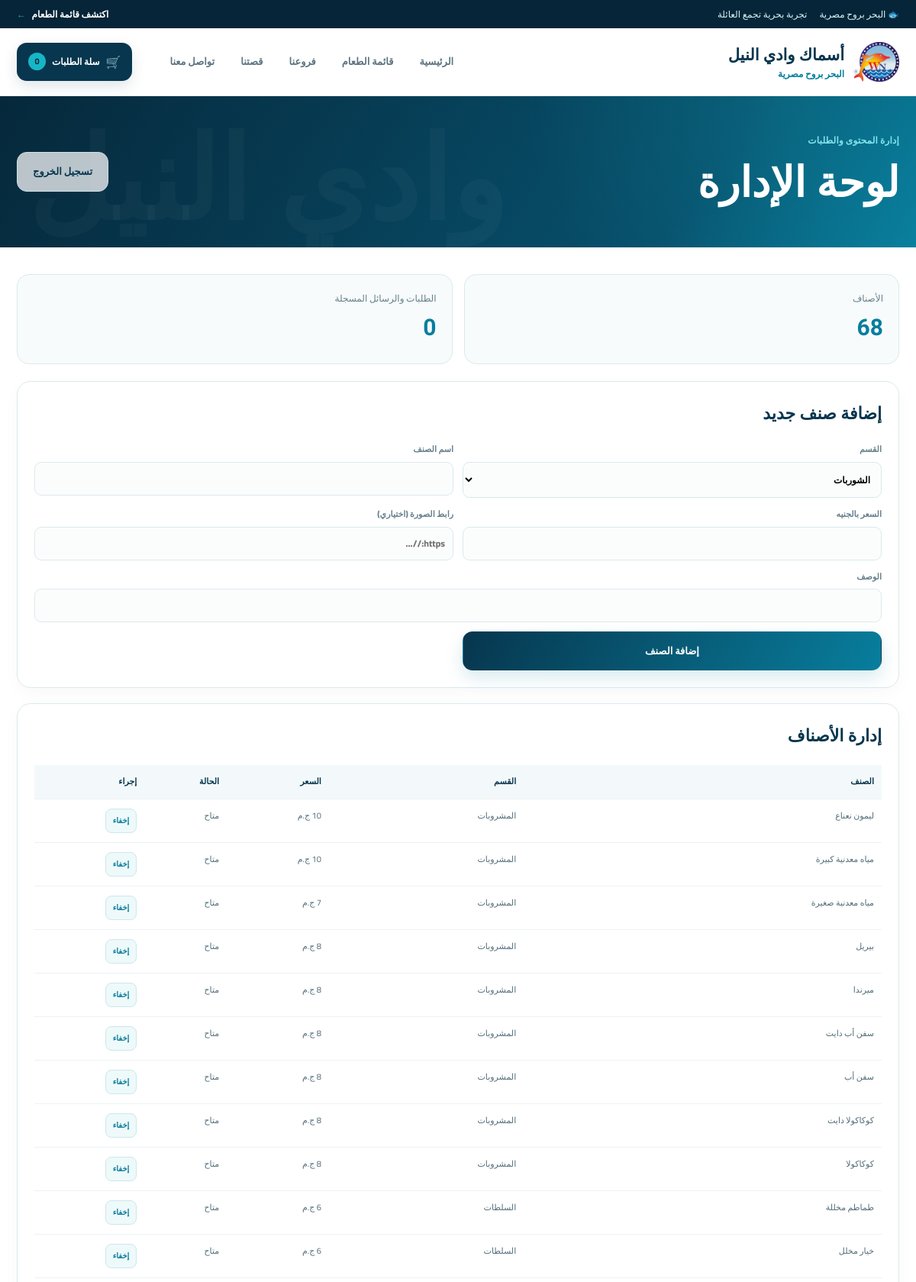
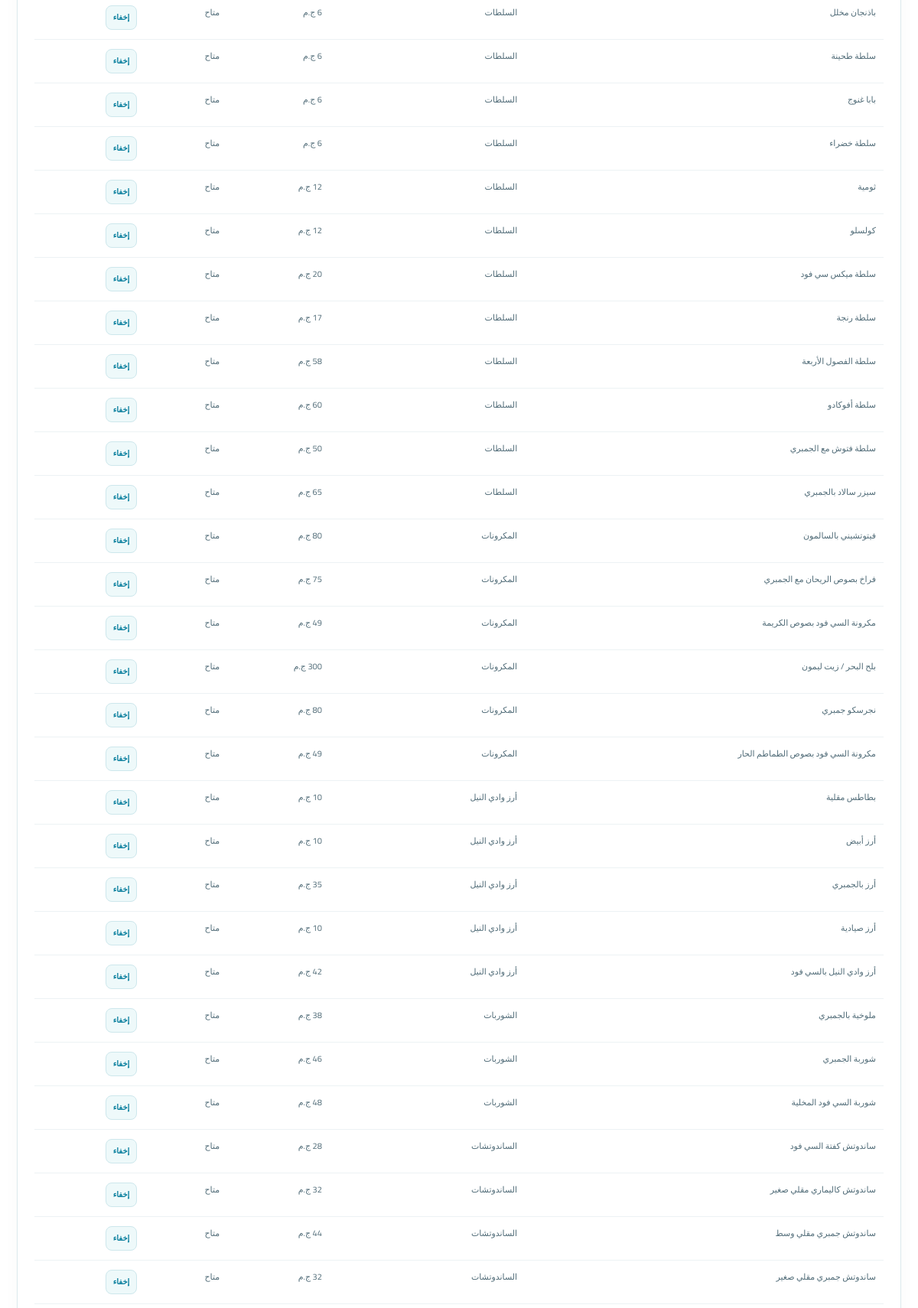
/admin (signed in, upper part), run on the app's committed database (2 pictures, top to bottom).
### tables this page shows
CREATE TABLE menu_items (
                id INTEGER PRIMARY KEY AUTOINCREMENT,
                category TEXT NOT NULL,
                name TEXT NOT NULL,
                description TEXT DEFAULT '',
                price REAL NOT NULL DEFAULT 0,
                image_url TEXT DEFAULT '',
                active INTEGER NOT NULL DEFAULT 1
            );

### app.py (the view)
@app.route('/admin')
@admin_required
def admin_dashboard():
    with db() as c:
        items=c.execute('SELECT * FROM menu_items ORDER BY id DESC').fetchall(); orders=c.execute('SELECT * FROM orders ORDER BY id DESC LIMIT 100').fetchall()
    return render_template('admin.html',items=items,orders=orders)

### app.py (called while the page is built)
def db():
    c=sqlite3.connect(DB_PATH, timeout=20)
    c.row_factory=sqlite3.Row
    return c

def admin_required(fn):
    @wraps(fn)
    def inner(*a,**kw):
        if not session.get('admin_logged_in'): return redirect(url_for('admin_login'))
        return fn(*a,**kw)
    return inner

@app.context_processor
def globals_for_templates():
    return {'categories':CATEGORIES[1:],'branches':BRANCHES,'cart_count':sum(int(v) for v in session.get('cart',{}).values())}

### templates/admin.html (shortened to what this page needs)
{% extends 'base.html' %}{% block content %}<section class="page-hero compact"><div class="container admin-heading"><div><span class="section-kicker light">إدارة المحتوى والطلبات</span><h1>لوحة الإدارة</h1></div><a class="btn btn-glass" href="{{ url_for('admin_logout') }}">تسجيل الخروج</a></div></section><section class="section container admin-content"><div class="admin-stats"><div><small>الأصناف</small><b>{{ items|length }}</b></div><div><small>الطلبات والرسائل المسجلة</small><b>{{ orders|length }}</b></div></div><div class="admin-panel"><h2>إضافة صنف جديد</h2><form class="admin-add-form" action="{{ url_for('admin_add_item') }}" method="post"><label>القسم<select name="category" required>{% for c in categories %}<option>{{ c }}</option>{% endfor %}</select></label><label>اسم الصنف<input name="name" required></label><label>السعر بالجنيه<input name="price" type="number" min="0" step="1" required></label><label>رابط الصورة (اختياري)<input name="image_url" placeholder="https://..."></label><label class="wide-field">الوصف<input name="description"></label><button class="btn btn-primary">إضافة الصنف</button></form></div><div class="admin-panel"><h2>إدارة الأصناف</h2><div class="table-wrap"><table><thead><tr><th>الصنف</th><th>القسم</th><th>السعر</th><th>الحالة</th><th>إجراء</th></tr></thead><tbody>{% for i in items %}<tr><td>{{ i.name }}</td><td>{{ i.category }}</td><td>{{ '%.0f'|format(i.price) }} ج.م</td><td>{{ 'متاح' if i.active else 'مخفي' }}</td><td><form method="post" action="{{ url_for('admin_toggle',item_id=i.id) }}"><button class="mini-button">{{ 'إخفاء' if i.active else 'إظهار' }}</button></form></td></tr>{% endfor %}</tbody></table></div></div></section>{% endblock %}

### templates/base.html (shortened to what this page needs)
<!doctype html><html lang="ar" dir="rtl"><head><link rel="stylesheet" href="{{ url_for('static',filename='css/site.css') }}"></head><body><div class="announcement"><div class="container announcement-inner"><span>🐟 البحر بروح مصرية</span><span>تجربة بحرية تجمع العائلة</span><a href="{{ url_for('menu') }}">اكتشف قائمة الطعام <b>←</b></a></div></div><header class="site-header"><div class="container nav-wrap"><a class="brand" href="{{ url_for('home') }}"><img src="{{ url_for('static',filename='brand-logo.jpg') }}" alt="شعار أسماك وادي النيل"><span><strong>أسماك وادي النيل</strong><small>البحر بروح مصرية</small></span></a><nav class="main-nav"><a class="" href="{{ url_for('home') }}">الرئيسية</a><a class="" href="{{ url_for('menu') }}">قائمة الطعام</a><a href="{{ url_for('branches_page') }}">فروعنا</a><a href="{{ url_for('about') }}">قصتنا</a><a href="{{ url_for('contact') }}">تواصل معنا</a></nav><a class="cart-link" href="{{ url_for('cart') }}"><span class="cart-icon">🛒</span><span>سلة الطلبات</span><b>{{ cart_count }}</b></a></div></header><main>{% block content %}{% endblock %}</main></body></html>

### data on the page
menu_items: name "ليمون نعناع", category "المشروبات", active "متاح", active "إخفاء"
menu_items: name "مياه معدنية كبيرة", category "المشروبات", active "متاح", active "إخفاء"
menu_items: name "مياه معدنية صغيرة", category "المشروبات", price "7", active "متاح", active "إخفاء"
menu_items: name "بيريل", category "المشروبات", price "8", active "متاح", active "إخفاء"
menu_items: name "ميرندا", category "المشروبات", price "8", active "متاح", active "إخفاء"
menu_items: name "سفن أب دايت", category "المشروبات", price "8", active "متاح", active "إخفاء"
menu_items: name "سفن أب", category "المشروبات", price "8", active "متاح", active "إخفاء"
menu_items: name "كوكاكولا دايت", category "المشروبات", price "8", active "متاح", active "إخفاء"
menu_items: name "كوكاكولا", category "المشروبات", price "8", active "متاح", active "إخفاء"
menu_items: name "طماطم مخللة", category "السلطات", price "6", active "متاح", active "إخفاء"
menu_items: name "خيار مخلل", category "السلطات", price "6", active "متاح", active "إخفاء"
menu_items: name "باذنجان مخلل", category "السلطات", price "6", active "متاح", active "إخفاء"
menu_items: name "سلطة طحينة", category "السلطات", price "6", active "متاح", active "إخفاء"
menu_items: name "بابا غنوج", category "السلطات", price "6", active "متاح", active "إخفاء"
menu_items: name "سلطة خضراء", category "السلطات", price "6", active "متاح", active "إخفاء"
menu_items: name "ثومية", category "السلطات", active "متاح", active "إخفاء"
menu_items: name "كولسلو", category "السلطات", active "متاح", active "إخفاء"
menu_items: name "سلطة ميكس سي فود", category "السلطات", active "متاح", active "إخفاء"
menu_items: name "سلطة رنجة", category "السلطات", active "متاح", active "إخفاء"
menu_items: name "سلطة الفصول الأربعة", category "السلطات", active "متاح", active "إخفاء"
menu_items: name "سلطة أفوكادو", category "السلطات", active "متاح", active "إخفاء"
menu_items: name "سلطة فتوش مع الجمبري", category "السلطات", active "متاح", active "إخفاء"
menu_items: name "سيزر سالاد بالجمبري", category "السلطات", active "متاح", active "إخفاء"
menu_items: name "فيتوتشيني بالسالمون", category "المكرونات", active "متاح", active "إخفاء"
menu_items: name "فراخ بصوص الريحان مع الجمبري", category "المكرونات", active "متاح", active "إخفاء"
menu_items: name "مكرونة السي فود بصوص الكريمة", category "المكرونات", active "متاح", active "إخفاء"
menu_items: name "بلح البحر / زيت ليمون", category "المكرونات", price "300", active "متاح", active "إخفاء"
menu_items: name "نجرسكو جمبري", category "المكرونات", active "متاح", active "إخفاء"
menu_items: name "مكرونة السي فود بصوص الطماطم الحار", category "المكرونات", active "متاح", active "إخفاء"
menu_items: name "بطاطس مقلية", category "أرز وادي النيل", active "متاح", active "إخفاء"
menu_items: name "أرز أبيض", category "أرز وادي النيل", active "متاح", active "إخفاء"
menu_items: name "أرز بالجمبري", category "أرز وادي النيل", active "متاح", active "إخفاء"
menu_items: name "أرز صيادية", category "أرز وادي النيل", active "متاح", active "إخفاء"
menu_items: name "أرز وادي النيل بالسي فود", category "أرز وادي النيل", active "متاح", active "إخفاء"
menu_items: name "ملوخية بالجمبري", category "الشوربات", active "متاح", active "إخفاء"
menu_items: name "شوربة الجمبري", category "الشوربات", active "متاح", active "إخفاء"
menu_items: name "شوربة السي فود المخلية", category "الشوربات", active "متاح", active "إخفاء"
menu_items: name "ساندوتش كفتة السي فود", category "الساندوتشات", active "متاح", active "إخفاء"
menu_items: name "ساندوتش كاليماري مقلي صغير", category "الساندوتشات", active "متاح", active "إخفاء"
menu_items: name "ساندوتش جمبري مقلي وسط", category "الساندوتشات", active "متاح", active "إخفاء"
menu_items: name "ساندوتش جمبري مقلي صغير", category "الساندوتشات", active "متاح", active "إخفاء"

### other printed values
{{ cart_count }} "0"
{{ items|length }} "68"
{{ orders|length }} "0"
form field category "الشوربات"
